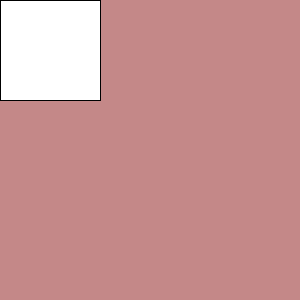
Frame 1 (no input)
Frame 60 (the mouse pressed at the canvas centre just before this capture): identical to frame 1, image omitted
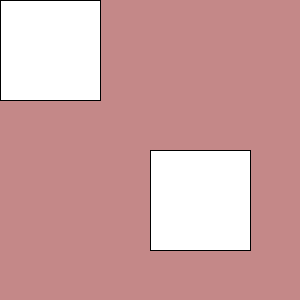
Frame 120 (the mouse held since frame 60 and released just before this capture)

The Processing sketch that drew these frames (run headless with seeded random() and noise(); from frame 60 on, the mouse is pressed at the canvas centre):

// Processing sketch: week16_setup
// ── week16_setup.pde
void setup(){
  size(300,300);
  background(#C48888);
}
void draw(){
  rect(mouseX,mouseY,100,100);
}
